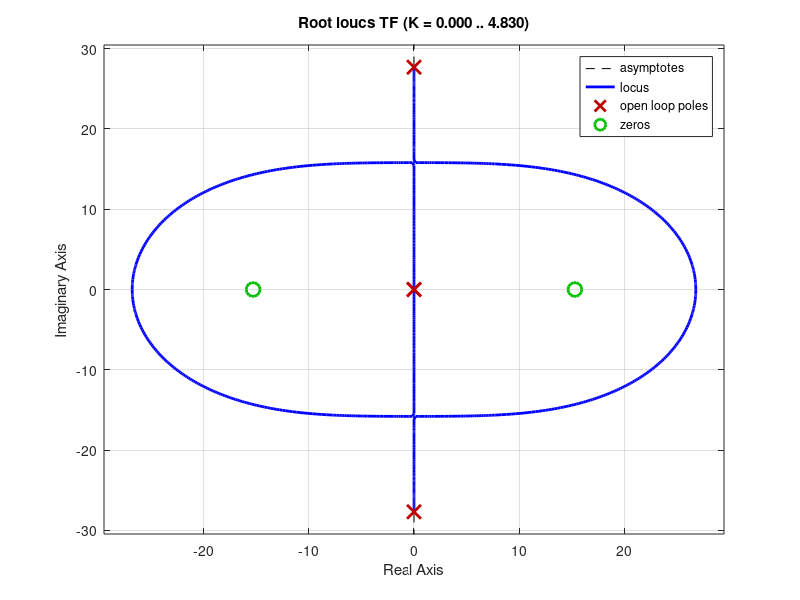

This chart was generated by the following MATLAB code:
 Lh = .215; %Length of arm
    rh = 3.35*10^-2
    Jv = 0.0001845; %pendulum inertia
    Ih = 0.00023849;
    mv = .2;
    mh = .125
    lv = .1675;
    g = 9.81;
    EqA = (-g*mv^2*lv^2*Lh)/(Ih*(Jv+mv*lv^2)+Jv*mv*Lh^2)
    EqA2 = ((Ih+mv*Lh^2)*mv*lv*g)/(Ih*(Jv+mv*lv^2)+Jv*mv*Lh^2)
    EqB1 = (Jv+mv*lv^2)/(Ih*(Jv+mv*lv^2)+Jv*mv*Lh^2)
    EqB2 = (-mv*lv*Lh)/(Ih*(Jv+mv*lv^2)+Jv*mv*Lh^2)
    A = [ 0 1 0 0;EqA 0 0 0;
    0 0 0 1
    EqA2 0 0 0];
    B = [ 0; EqB1; 0; EqB2;];
    C = [ 1 0 1 0];
    D = [0];
    % Transfer function system
    [num,den]=ss2tf(A,B,C,D)
    TF = tf(num, den);
    disp("Transfer Function for Furuta Pendulum");
    TF
    disp("Zeros");
    disp(roots(num));
    disp("Poles");
    disp(roots(den));
    figure(134);
    %Plot of Root Locus
    rlocus(TF);
    %Controlability Maxtrix
    co = [B A*B A^2*B]
    C0 = ctrb(A,B)
    
